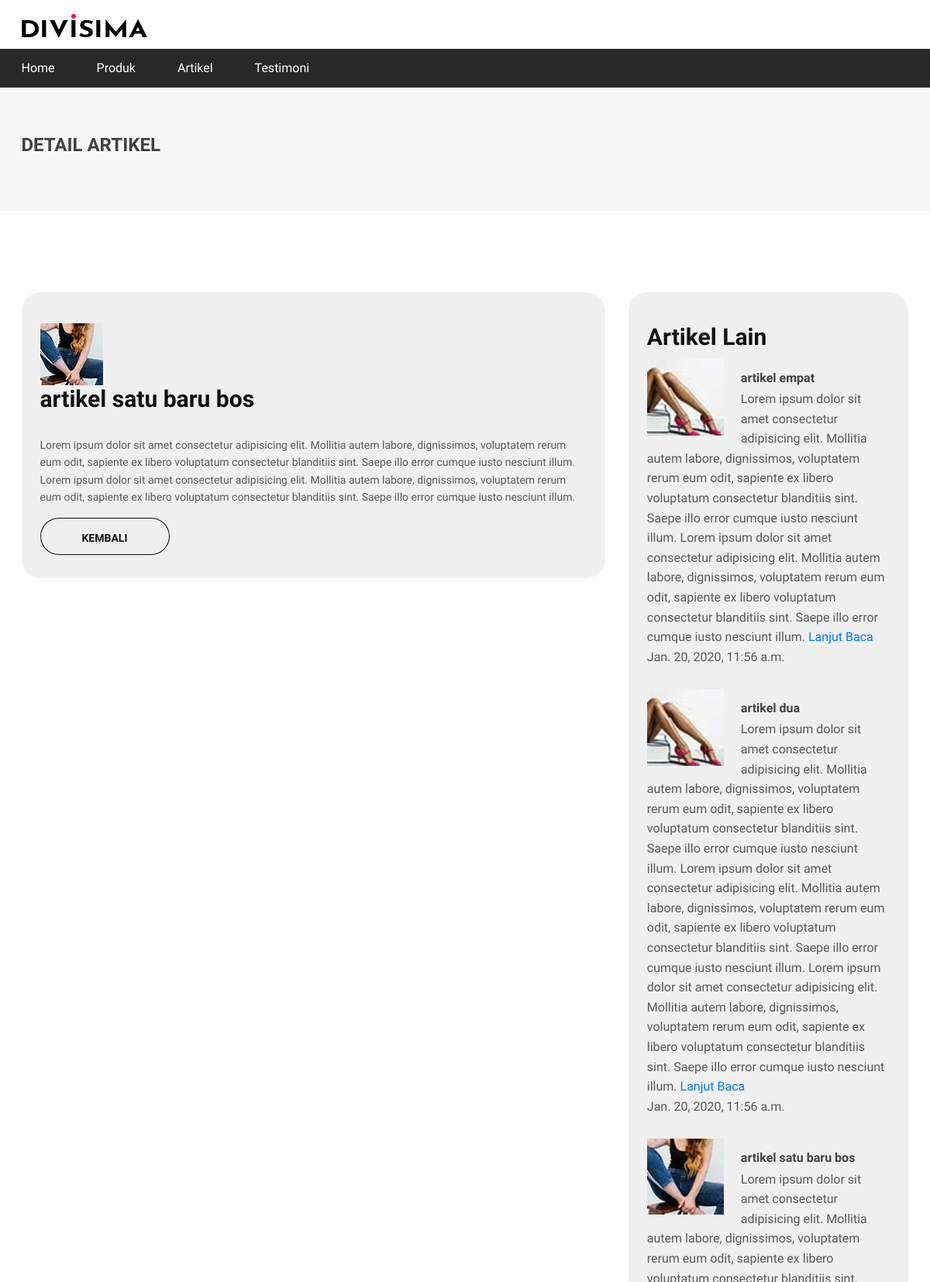
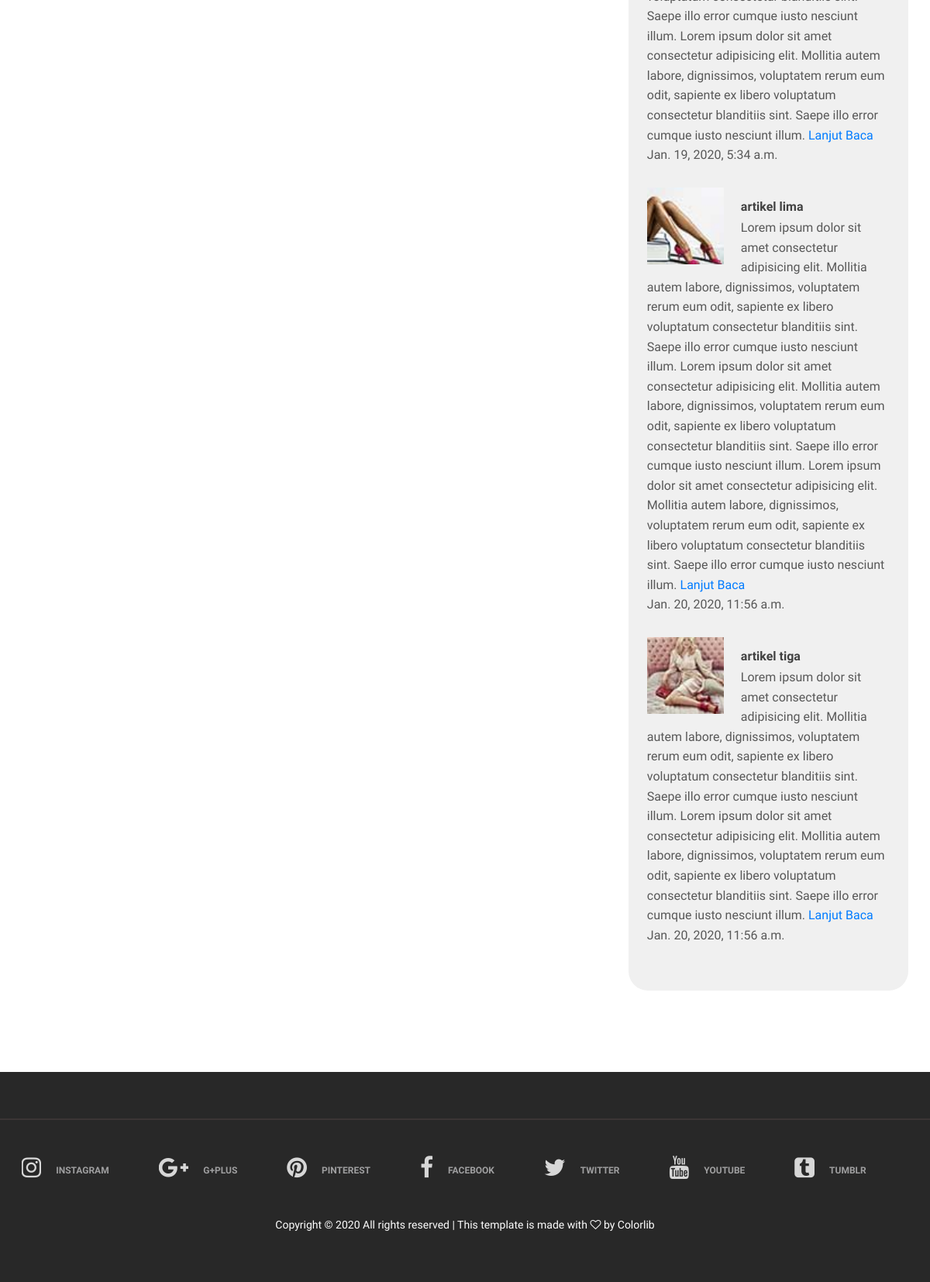
/artikel/artikel-satu-baru-bos, run on an earlier commit of the app's database (2 pictures, top to bottom).
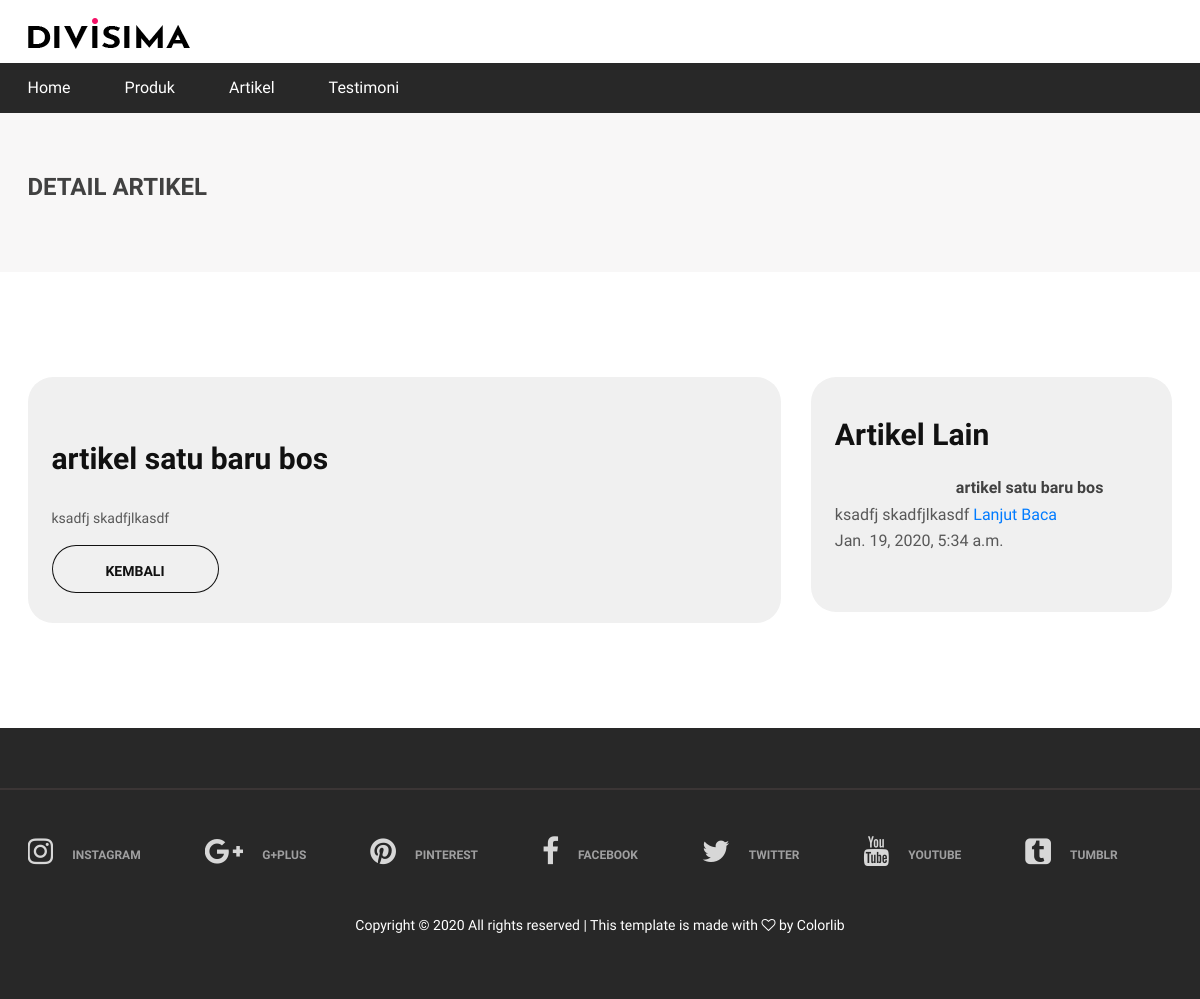
And on a later commit of the database.
### blog/models.py (models this page shows, shortened)
class artikel(models.Model):
    judul = models.CharField(max_length=50)
    isi = models.TextField(max_length=1000)
    tanggal = models.DateTimeField(auto_now_add=True,blank=True,null=True)
    slug = models.SlugField(editable=False,blank=True,null=True)
    gambar = models.ImageField(upload_to='images/',null=True)
    kategori = models.ForeignKey(kategori_artikel,on_delete=models.SET_NULL,null=True)

### blog/views.py (the view)
# urls.py: path('<slug:blogslug>',views.show,name='show'),
def show(request,blogslug):
    detail_artikel = artikel.objects.get(slug=blogslug)
    artikel_lain = artikel.objects.all().order_by('?')[0:5]
    context = {
        'detail_artikel':detail_artikel,
        'artikel_lain':artikel_lain,
    }
    return render(request,'blog/show.html',context)

### blog/templates/blog/show.html
{% extends 'layout/base.html' %}
{% load static %}
{% block content %}
<div class="page-top-info">
    <div class="container">
        <h4>Detail Artikel</h4>
    </div>
</div>
<section class="checkout-section spad">
    <div class="container">
        <div class="row">
            <div class="col-lg-8 order-1 order-lg-1">
                <div class="checkout-cart">
                    <img src="{{detail_artikel.gambar.url}}" alt="">
                    <br>
                    <h3>{{detail_artikel.judul}}</h3>
                    <p>{{detail_artikel.isi}}</p>
                    <button class="site-btn sb-line sb-dark" onclick="history.go(-1)">Kembali</button>
                </div>
            </div>
            <br>
            <div class="col-lg-4 order-2 order-lg-2">
                <div class="checkout-cart">
                    <h3 style="margin-bottom:10px;">Artikel Lain</h3>
                    <ul class="product-list">
                        <ul class="product-list">
                            {% for row in artikel_lain %}
                            <li>
                                <div class="pl-thumb"><img src="{{row.gambar.url}}" alt=""></div>
                                <h6>{{row.judul}}</h6>
                                <p>{{row.isi}} <a href="#">Lanjut Baca</a></p>
                                <p>{{row.tanggal}}</p>
                            </li>
                            {% endfor %}
                        </ul>
                    </ul>
                </div>
            </div>
        </div>
    </div>
</section>
{% endblock content %}

### templates/layout/base.html (shortened to what this page needs)
{% load static %}
<!DOCTYPE html>
<html lang="zxx">
<head>
	<link rel="stylesheet" href="{% static 'assets/css/bootstrap.min.css' %}" />
	<link rel="stylesheet" href="{% static 'assets/css/font-awesome.min.css' %}" />
	<link rel="stylesheet" href="{% static 'assets/css/flaticon.css' %}" />
	<link rel="stylesheet" href="{% static 'assets/css/slicknav.min.css' %}" />
	<link rel="stylesheet" href="{% static 'assets/css/jquery-ui.min.css' %}" />
	<link rel="stylesheet" href="{% static 'assets/css/owl.carousel.min.css' %}" />
	<link rel="stylesheet" href="{% static 'assets/css/animate.css' %}" />
	<link rel="stylesheet" href="{% static 'assets/css/style.css' %}" />
</head>
<body>
	<header class="header-section">
		<div class="header-top">
			<div class="container">
				<div class="row">
					<div class="col-lg-2 text-center text-lg-left">
						<a href="./index.html" class="site-logo">
							<img src="{% static 'assets/img/logo.png' %}" alt="">
						</a>
					</div>
				</div>
			</div>
		</div>
		{% include 'layout/nav.html' %}
	</header>
	{% block content %}
	{% endblock content %}
	<section class="footer-section">
		<div class="social-links-warp">
			<div class="container">
				<div class="social-links">
					<a href="" class="instagram"><i class="fa fa-instagram"></i><span>instagram</span></a>
					<a href="" class="google-plus"><i class="fa fa-google-plus"></i><span>g+plus</span></a>
					<a href="" class="pinterest"><i class="fa fa-pinterest"></i><span>pinterest</span></a>
					<a href="" class="facebook"><i class="fa fa-facebook"></i><span>facebook</span></a>
					<a href="" class="twitter"><i class="fa fa-twitter"></i><span>twitter</span></a>
					<a href="" class="youtube"><i class="fa fa-youtube"></i><span>youtube</span></a>
					<a href="" class="tumblr"><i class="fa fa-tumblr-square"></i><span>tumblr</span></a>
				</div>
				<p class="text-white text-center mt-5">Copyright &copy;
					<script>document.write(new Date().getFullYear());</script> All rights reserved | This template is
					made with <i class="fa fa-heart-o" aria-hidden="true"></i> by <a href="https://colorlib.com"
						target="_blank">Colorlib</a></p>
			</div>
		</div>
	</section>
</body>
</html>

### templates/layout/nav.html
		<nav class="main-navbar">
			<div class="container">
				<ul class="main-menu">
					<li><a href="{%url 'index' %}">Home</a></li>
					<li><a href="#">Produk</a></li>
					<li><a href="{%url 'blog:index' %}">Artikel</a></li>
					<li><a href="{% url 'testimoni:index'%}">Testimoni</a></li>
				</ul>
			</div>
		</nav>

### static/assets/css/style.css (style rules this page uses)
html, body { height: 100%; font-family: 'Josefin Sans', sans-serif; -webkit-font-smoothing: antialiased; font-smoothing: antialiased; }
h1, h2, h3, h4, h5, h6 { margin: 0; color: #111111; font-weight: 600; }
h3 { font-size: 30px; }
h4 { font-size: 24px; }
h6 { font-size: 16px; }
p { font-size: 14px; color: #585858; line-height: 1.6; }
img { max-width: 100%; }
ul, ol { padding: 0; margin: 0; }
.spad { padding-top: 105px; padding-bottom: 105px; }
.text-white h1, .text-white h2, .text-white h3, .text-white h4, .text-white h5, .text-white h6, .text-white p, .text-white span, .text-white li, .text-white a { color: #fff; }
.site-btn { display: inline-block; border: none; font-size: 14px; font-weight: 600; min-width: 167px; padding: 18px 47px 14px; border-radius: 50px; text-transform: uppercase; background: #f51167; color: #fff; line-height: normal; cursor: pointer; text-align: center; }
.site-btn.sb-line { background: transparent; color: #fff; -webkit-box-shadow: inset 0 0 0 1px #fff; box-shadow: inset 0 0 0 1px #fff; }
.site-btn.sb-dark { background: #413a3a; }
.site-btn.sb-dark.sb-line { background-color: transparent; color: #111111; -webkit-box-shadow: inset 0 0 0 1px #111111; box-shadow: inset 0 0 0 1px #111111; }
.header-top { padding: 18px 0 14px; }
.site-logo { display: inline-block; }
.main-navbar { background: #282828; }
.main-menu { list-style: none; }
.main-menu li { display: inline-block; position: relative; }
.main-menu li a { display: inline-block; font-size: 16px; color: #ffffff; margin-right: 50px; line-height: 1; padding: 17px 0; position: relative; }
.footer-section { background: #282828; padding-top: 60px; }
.social-links-warp { border-top: 2px solid #3b3535; padding: 46px 0; }
.social-links a { margin-right: 60px; display: inline-block; }
.social-links a:last-child { margin-right: 0; }
.social-links a i { font-size: 30px; color: #d7d7d7; float: left; margin-right: 19px; overflow: hidden; -webkit-transition: all 0.3s; -o-transition: all 0.3s; transition: all 0.3s; }
.social-links a span { display: inline-block; font-size: 12px; font-weight: 600; text-transform: uppercase; color: #9f9fa0; padding-top: 10px; -webkit-transition: all 0.3s; -o-transition: all 0.3s; transition: all 0.3s; }
.page-top-info { background: #f8f7f7; padding: 60px 0 70px; }
.page-top-info h4 { color: #414141; font-weight: 700; text-transform: uppercase; }
.checkout-cart { background: #f0f0f0; padding: 40px 24px 30px; border-radius: 25px; }
.checkout-cart h3 { margin-bottom: 30px; }
.checkout-cart .product-list { list-style: none; }
.checkout-cart .product-list li { overflow: hidden; display: block; margin-bottom: 29px; }
.checkout-cart .product-list .pl-thumb { float: left; overflow: hidden; margin-right: 22px; width: 99px; }
.checkout-cart .product-list h6 { font-weight: 700; color: #414141; padding-top: 15px; margin-bottom: 5px; }
.checkout-cart .product-list p { font-size: 16px; margin-bottom: 0; }
@media (min-width: 1200px) { .container { max-width: 1175px; } }

What changed in the data, as far as the page shows it:
removed artikel: gambar (picture), judul "artikel empat", isi "Lorem ipsum dolor sit amet consectetur adipisicing elit. Mollitia autem labore, dignissimos, voluptatem rerum eum odit, sapiente ex libero voluptatum consectetur blanditiis sint. Saepe illo error cumque iusto nesciunt illum. Lorem ipsum dolor sit amet consectetur adipisicing elit. Mollitia autem labore, dignissimos, voluptatem rerum eum odit, sapiente ex libero voluptatum consectetur blanditiis sint. Saepe illo error cumque iusto nesciunt illum.", tanggal "Jan. 20, 2020, 11:56 a.m."
removed artikel: gambar (picture), judul "artikel dua", isi "Lorem ipsum dolor sit amet consectetur adipisicing elit. Mollitia autem labore, dignissimos, voluptatem rerum eum odit, sapiente ex libero voluptatum consectetur blanditiis sint. Saepe illo error cumque iusto nesciunt illum. Lorem ipsum dolor sit amet consectetur adipisicing elit. Mollitia autem labore, dignissimos, voluptatem rerum eum odit, sapiente ex libero voluptatum consectetur blanditiis sint. Saepe illo error cumque iusto nesciunt illum. Lorem ipsum dolor sit amet consectetur adipisicing elit. Mollitia autem labore, dignissimos, voluptatem rerum eum odit, sapiente ex libero voluptatum consectetur blanditiis sint. Saepe illo error cumque iusto nesciunt illum.", tanggal "Jan. 20, 2020, 11:56 a.m."
removed artikel: gambar (picture), judul "artikel lima", isi "Lorem ipsum dolor sit amet consectetur adipisicing elit. Mollitia autem labore, dignissimos, voluptatem rerum eum odit, sapiente ex libero voluptatum consectetur blanditiis sint. Saepe illo error cumque iusto nesciunt illum. Lorem ipsum dolor sit amet consectetur adipisicing elit. Mollitia autem labore, dignissimos, voluptatem rerum eum odit, sapiente ex libero voluptatum consectetur blanditiis sint. Saepe illo error cumque iusto nesciunt illum. Lorem ipsum dolor sit amet consectetur adipisicing elit. Mollitia autem labore, dignissimos, voluptatem rerum eum odit, sapiente ex libero voluptatum consectetur blanditiis sint. Saepe illo error cumque iusto nesciunt illum.", tanggal "Jan. 20, 2020, 11:56 a.m."
removed artikel: gambar (picture), judul "artikel tiga", isi "Lorem ipsum dolor sit amet consectetur adipisicing elit. Mollitia autem labore, dignissimos, voluptatem rerum eum odit, sapiente ex libero voluptatum consectetur blanditiis sint. Saepe illo error cumque iusto nesciunt illum. Lorem ipsum dolor sit amet consectetur adipisicing elit. Mollitia autem labore, dignissimos, voluptatem rerum eum odit, sapiente ex libero voluptatum consectetur blanditiis sint. Saepe illo error cumque iusto nesciunt illum.", tanggal "Jan. 20, 2020, 11:56 a.m."
changed artikel "artikel satu baru bos": isi "Lorem ipsum dolor sit amet consectetur adipisicing elit. Mollitia autem labore, dignissimos, voluptatem rerum eum odit, sapiente ex libero voluptatum consectetur blanditiis sint. Saepe illo error cumque iusto nesciunt illum. Lorem ipsum dolor sit amet consectetur adipisicing elit. Mollitia autem labore, dignissimos, voluptatem rerum eum odit, sapiente ex libero voluptatum consectetur blanditiis sint. Saepe illo error cumque iusto nesciunt illum." → "ksadfj skadfjlkasdf"; gambar: picture removed
